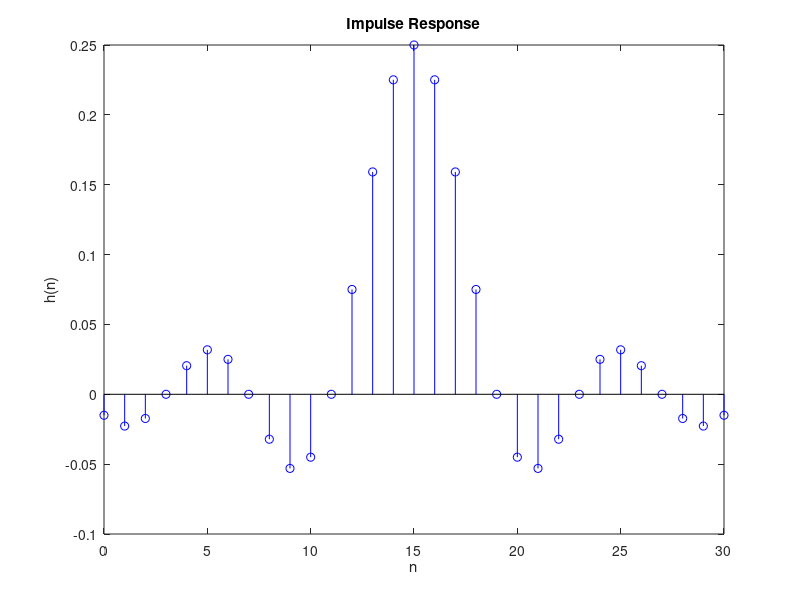
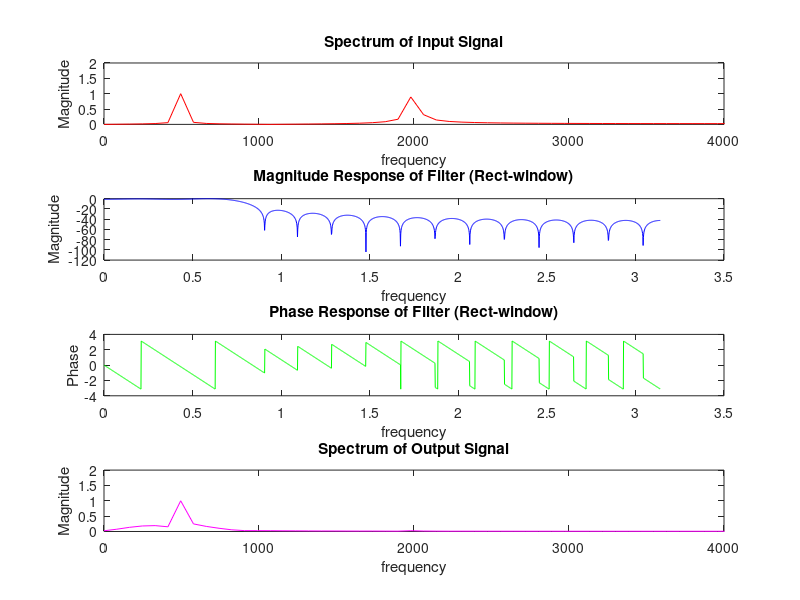
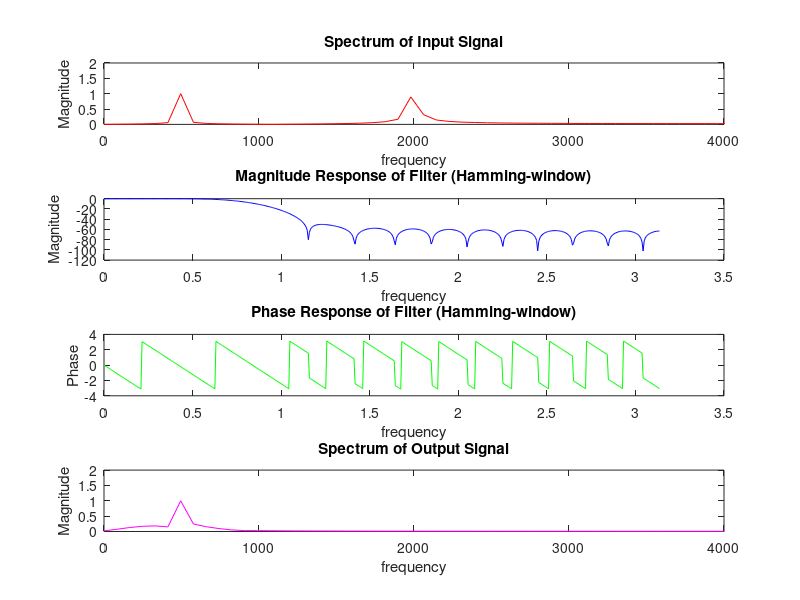
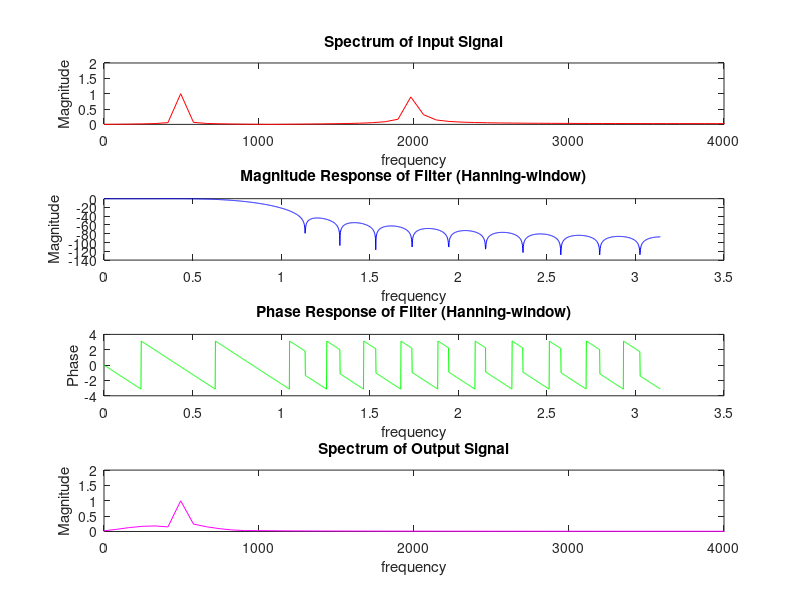

Here is the MATLAB script that generated these plots, in order:
clear;close all;
M=31;


if rem(M,2)~=0
for n=-(M-1)/2:(M-1)/2
h(1+n+(M-1)/2)=0.25*(sin(pi*n/4))/((n*pi/4));
end
h((M-1)/2+1)=0.25;
end

stem(0:length(h)-1,h,'b');

xlabel('n');
ylabel('h(n)');
title('Impulse Response');
figure;

hn=h.*rectwin(length(h))';
hn1=h.*hamming(length(h))';
hn2=h.*hann(length(h))';
hn3=h.*blackman(length(h))';
[H,frect]=freqz(hn,1,2048);
[H1,fham]=freqz(hn1,2048);
[H2,fhan]=freqz(hn2,1,2048);

[H3,fblack]=freqz(hn3,1,2048);
a=20*log10(abs(H/max(abs(H))));
a1=20*log10(abs(H1/max(abs(H1))));
a2=20*log10(abs(H2/max(abs(H2))));
a3=20*log10(abs(H3/max(abs(H3))));
an=angle(H);
an1=angle(H1);
an2=angle(H2);
an3=angle(H3);

f1=500;f2=2000;
Fs2=8000;
t=0:(1/Fs2):(6/min([f1 f2 ]));
x=sin(2*pi*f1*t)+sin(2*pi*f2*t);
N=length(x);
X=abs(fft(x,N));
fas=Fs2*(0:N-1)/N;

y=filter(hn,1,x);
y1=filter(hn1,1,x);
y2=filter(hn2,1,x);
y3=filter(hn3,1,x);
%Rectwin
subplot(4,1,1);
plot(fas,X/max(X),'r');
set(gca,'xlim',[0 Fs2/2],'ylim',[0 2]);
xlabel('frequency');
ylabel('Magnitude');
title('Spectrum of Input Signal');
subplot(4,1,2);
plot(frect,a,'b')
xlabel('frequency');
ylabel('Magnitude');
title('Magnitude Response of Filter (Rect-window)');
subplot(4,1,3);
Ny=length(y);
plot(frect,an,'g');
xlabel('frequency');

ylabel('Phase');
title('Phase Response of Filter (Rect-window)');
subplot(4,1,4);
Y=abs(fft(y,Ny));
plot(fas,Y/max(Y),'m');
set(gca,'xlim',[0 Fs2/2],'ylim',[0 2]);
xlabel('frequency');
ylabel('Magnitude');
title('Spectrum of Output Signal');
%Hamm
figure;
subplot(4,1,1);
plot(fas,X/max(X),'r');
set(gca,'xlim',[0 Fs2/2],'ylim',[0 2]);
xlabel('frequency');
ylabel('Magnitude');
title('Spectrum of Input Signal');
subplot(4,1,2);
plot(fham,a1,'b');
xlabel('frequency');
ylabel('Magnitude');
title('Magnitude Response of Filter (Hamming-window)');
subplot(4,1,3);

plot(fham,an1,'g');
xlabel('frequency');
ylabel('Phase');
title('Phase Response of Filter (Hamming-window)');
subplot(4,1,4);
Ny=length(y1);
Y=abs(fft(y1,Ny));
plot(fas,Y/max(Y),'m');
set(gca,'xlim',[0 Fs2/2],'ylim',[0 2]);
xlabel('frequency');
ylabel('Magnitude');
title('Spectrum of Output Signal');
%Hanning
figure;
subplot(4,1,1);
plot(fas,X/max(X),'r');
set(gca,'xlim',[0 Fs2/2],'ylim',[0 2]);
xlabel('frequency');
ylabel('Magnitude');
title('Spectrum of Input Signal');
subplot(4,1,2);
plot(fhan,a2,'b');
xlabel('frequency');

ylabel('Magnitude');
title('Magnitude Response of Filter (Hanning-window)');
subplot(4,1,3);
plot(fhan,an2,'g');
xlabel('frequency');
ylabel('Phase');
title('Phase Response of Filter (Hanning-window)');
subplot(4,1,4);
Ny=length(y2);
Y=abs(fft(y2,Ny));
plot(fas,Y/max(Y),'m');
set(gca,'xlim',[0 Fs2/2],'ylim',[0 2]);
xlabel('frequency');
ylabel('Magnitude');
title('Spectrum of Output Signal');
%Blackman
figure;
subplot(4,1,1);
plot(fas,X/max(X),'r');
set(gca,'xlim',[0 Fs2/2],'ylim',[0 2]);
xlabel('frequency');
ylabel('Magnitude');
title('Spectrum of Input Signal');

subplot(4,1,2);
plot(fblack,a3,'b');
xlabel('frequency');
ylabel('Magnitude');
title('Magnitude Response of Filter (Blackman-window)');
subplot(4,1,3);
plot(fblack,an3,'g');
xlabel('frequency');
ylabel('Phase');
title('Phase Response of Filter (Blackman-window)');
subplot(4,1,4);
Ny=length(y3);
Y=abs(fft(y3,Ny));
plot(fas,Y/max(Y),'m');
set(gca,'xlim',[0 Fs2/2],'ylim',[0 2]);
xlabel('frequency');
ylabel('Magnitude');
title('Spectrum of Output Signal');